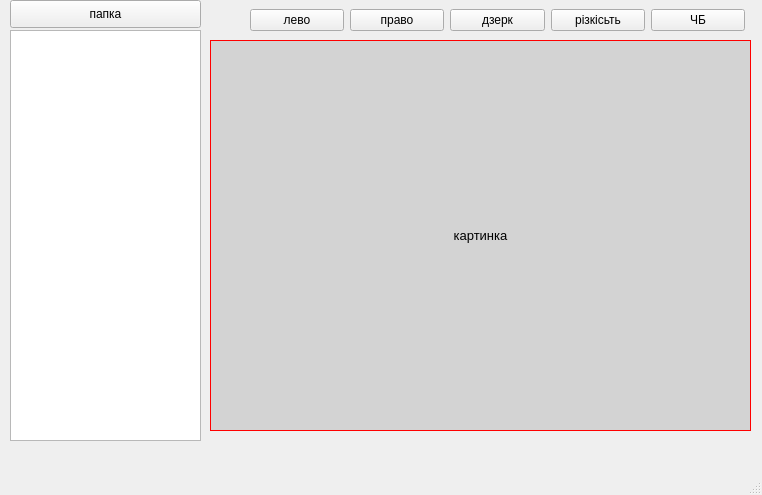
<?xml version="1.0" encoding="UTF-8"?>
<ui version="4.0">
 <class>MainWindow</class>
 <widget class="QMainWindow" name="MainWindow">
  <property name="geometry">
   <rect>
    <x>0</x>
    <y>0</y>
    <width>762</width>
    <height>495</height>
   </rect>
  </property>
  <property name="windowTitle">
   <string>MainWindow</string>
  </property>
  <widget class="QWidget" name="centralwidget">
   <widget class="QPushButton" name="dir_btn">
    <property name="geometry">
     <rect>
      <x>10</x>
      <y>0</y>
      <width>191</width>
      <height>28</height>
     </rect>
    </property>
    <property name="text">
     <string>папка</string>
    </property>
   </widget>
   <widget class="QListWidget" name="images_list">
    <property name="geometry">
     <rect>
      <x>10</x>
      <y>30</y>
      <width>191</width>
      <height>411</height>
     </rect>
    </property>
   </widget>
   <widget class="QWidget" name="horizontalLayoutWidget">
    <property name="geometry">
     <rect>
      <x>250</x>
      <y>0</y>
      <width>495</width>
      <height>41</height>
     </rect>
    </property>
    <layout class="QHBoxLayout" name="horizontalLayout">
     <item>
      <widget class="QPushButton" name="left_btn">
       <property name="text">
        <string>лево</string>
       </property>
      </widget>
     </item>
     <item>
      <widget class="QPushButton" name="right_btn">
       <property name="text">
        <string>право</string>
       </property>
      </widget>
     </item>
     <item>
      <widget class="QPushButton" name="mirror_btn">
       <property name="text">
        <string>дзерк</string>
       </property>
      </widget>
     </item>
     <item>
      <widget class="QPushButton" name="sharp_btn">
       <property name="text">
        <string>різкісьть</string>
       </property>
      </widget>
     </item>
     <item>
      <widget class="QPushButton" name="bw_btn">
       <property name="text">
        <string>ЧБ</string>
       </property>
      </widget>
     </item>
    </layout>
   </widget>
   <widget class="QLabel" name="label">
    <property name="geometry">
     <rect>
      <x>210</x>
      <y>40</y>
      <width>541</width>
      <height>391</height>
     </rect>
    </property>
    <property name="font">
     <font>
      <pointsize>10</pointsize>
     </font>
    </property>
    <property name="styleSheet">
     <string notr="true">background: lightgrey;
border: 1px solid red;</string>
    </property>
    <property name="text">
     <string>картинка</string>
    </property>
    <property name="alignment">
     <set>Qt::AlignCenter</set>
    </property>
   </widget>
  </widget>
  <widget class="QMenuBar" name="menubar">
   <property name="geometry">
    <rect>
     <x>0</x>
     <y>0</y>
     <width>762</width>
     <height>26</height>
    </rect>
   </property>
  </widget>
  <widget class="QStatusBar" name="statusbar"/>
 </widget>
 <resources/>
 <connections/>
</ui>
